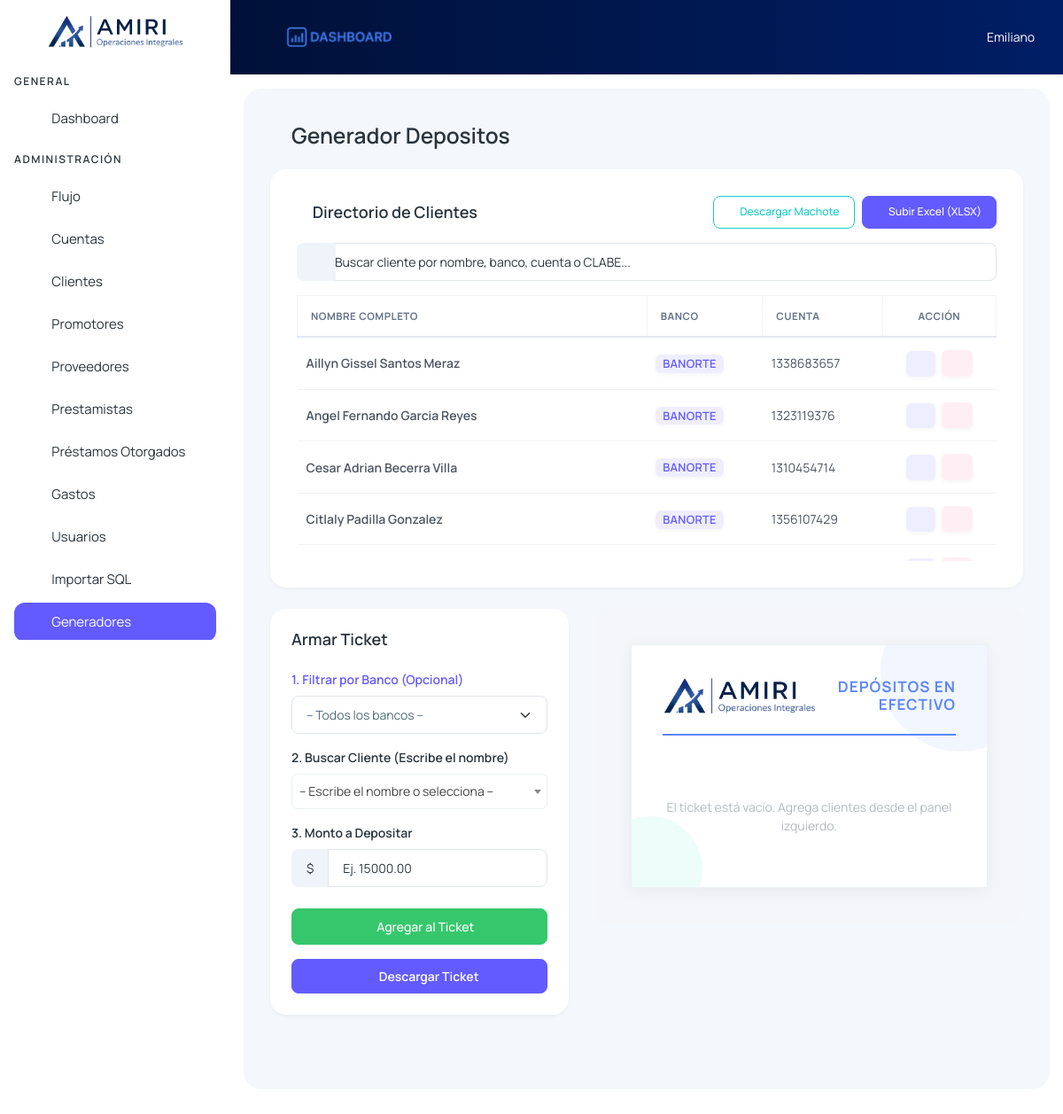
/generador-depositos.php (signed in), run on the app's committed database.
### tables this page shows
CREATE TABLE `directorio_depositos` (
  `id` int(11) NOT NULL,
  `nombre` varchar(255) NOT NULL,
  `banco` varchar(100) DEFAULT NULL,
  `cuenta` varchar(50) DEFAULT NULL,
  `clabe` varchar(50) DEFAULT NULL,
  `estado` varchar(20) DEFAULT 'activo',
  `creado_en` timestamp NOT NULL DEFAULT current_timestamp()
);

### generador-depositos.php (the view, shortened to what this page needs)
<?php
$pdo = getPDO();
$pdo->exec("CREATE TABLE IF NOT EXISTS directorio_depositos (
    id INT AUTO_INCREMENT PRIMARY KEY,
    nombre VARCHAR(255) NOT NULL,
    banco VARCHAR(100),
    cuenta VARCHAR(50),
    clabe VARCHAR(50),
    estado VARCHAR(20) DEFAULT 'activo',
    creado_en TIMESTAMP DEFAULT CURRENT_TIMESTAMP
)");
try {
    $pdo->exec("ALTER TABLE directorio_depositos ADD COLUMN estado VARCHAR(20) DEFAULT 'activo'");
} catch (PDOException $e) {}
$stmt = $pdo->query("SELECT * FROM directorio_depositos WHERE estado = 'activo' ORDER BY nombre ASC");
$clientes = $stmt->fetchAll(PDO::FETCH_ASSOC);
?>
<!DOCTYPE html>
<html lang="es">
<head>
    <link rel="stylesheet" href="src/assets/css/styles.min.css" />
    <link rel="stylesheet" href="src/assets/css/icons/tabler-icons/tabler-icons.css" />
    <link rel="stylesheet" href="src/assets/css/dark-mode.css" />
    <link rel="stylesheet" href="src/assets/css/dark-mode-extension.css" />
    <link rel="stylesheet" href="src/assets/css/layout-custom.css" />
    <link href="https://cdn.jsdelivr.net/npm/select2@4.1.0-rc.0/dist/css/select2.min.css" rel="stylesheet" />
</head>
<body>
    <div class="page-wrapper" id="main-wrapper" data-layout="vertical" data-navbarbg="skin6" data-sidebartype="full" data-sidebar-position="fixed" data-header-position="fixed">
        <?php include 'src/assets/partials/header.php'; ?>
        <?php include 'src/assets/partials/sidebar.php'; ?>
        <div class="body-wrapper">
            <div class="body-wrapper-inner">
                <div class="container-fluid" style="max-width: 1400px; margin: 0 auto;">
                    <div class="d-flex align-items-center justify-content-between mb-4 mt-2">
                        <h3 class="mb-0"><i class="ti ti-cash"></i> Generador Depositos</h3>
                    </div>
                    <div class="card shadow-sm border-0 rounded-4 mb-4">
                        <div class="card-body">
                            <div class="row align-items-center mb-3">
                                <div class="col-12 col-md-auto mb-3 mb-md-0">
                                    <h5 class="card-title fw-semibold mb-0"><i class="ti ti-users"></i> Directorio de Clientes</h5>
                                </div>
                                <div class="col-12 col-md-auto ms-md-auto">
                                    <div class="d-flex flex-column flex-md-row gap-2">
                                        <a href="src/assets/machote_clientes.xlsx" download class="btn btn-sm btn-outline-secondary px-3 py-2 text-nowrap d-flex justify-content-center align-items-center">
                                            <i class="ti ti-download me-1"></i> Descargar Machote
                                        </a>
                                        <button class="btn btn-sm btn-primary px-3 py-2 text-nowrap d-flex justify-content-center align-items-center" data-bs-toggle="modal" data-bs-target="#modalUpload">
                                            <i class="ti ti-upload me-1"></i> Subir Excel (XLSX)
                                        </button>
                                    </div>
                                </div>
                            </div>
                            <div class="input-group mb-3">
                                <span class="input-group-text bg-light text-muted border-end-0"><i class="ti ti-search"></i></span>
                                <input type="text" id="buscadorDirectorio" class="form-control border-start-0 ps-0" placeholder="Buscar cliente por nombre, banco, cuenta o CLABE...">
                            </div>
                            <div class="table-responsive" style="max-height: 300px; overflow-y: auto;">
                                <table class="table table-hover table-bordered table-directorio mb-0">
                                    <thead>
    <tr>
        <th style="position: sticky; top: 0; z-index: 10;">Nombre Completo</th>
        <th style="position: sticky; top: 0; z-index: 10;">Banco</th>
        <th style="position: sticky; top: 0; z-index: 10;">Cuenta</th>
        <th class="text-center" style="position: sticky; top: 0; z-index: 10;">Acción</th>
    </tr>
</thead>
                                    <tbody id="cuerpoDirectorio">
                                        <?php if(empty($clientes)): ?>
                                            <tr><td colspan="5" class="text-center text-muted py-4">No hay clientes en el directorio. Descarga el machote y sube tu archivo.</td></tr>
                                        <?php else: ?>
                                            <?php foreach($clientes as $c): ?>
<tr>
    <td class="fw-bold"><?= htmlspecialchars($c['nombre']) ?></td>
    <td><span class="badge bg-primary bg-opacity-10 text-primary border-0 py-1 px-2" style="font-size: 0.8rem;"><?= htmlspecialchars($c['banco']) ?></span></td>
    <td><?= htmlspecialchars($c['cuenta']) ?></td>
    <td class="text-center">
    <button class="badge bg-primary bg-opacity-10 text-primary border-0 me-1 btn-editar-cliente"
            style="padding: 8px 12px; cursor: pointer;"
            data-id="<?= $c['id'] ?>"
            data-nombre="<?= htmlspecialchars($c['nombre']) ?>"
            data-banco="<?= htmlspecialchars($c['banco']) ?>"
            data-cuenta="<?= htmlspecialchars($c['cuenta']) ?>"
            data-clabe="<?= htmlspecialchars($c['clabe']) ?>">
        <i class="ti ti-edit"></i>
    </button>
    <a href="?delete_id=<?= $c['id'] ?>" class="badge bg-danger bg-opacity-10 text-danger border-0" style="padding: 8px 12px; text-decoration: none; font-size: 0.85rem;" onclick="return confirm('¿Eliminar cliente?')">
            <i class="ti ti-trash"></i>
        </a>
</td>
</tr>
<?php endforeach; ?>
                                        <?php endif; ?>
                                    </tbody>
                                </table>
                            </div>
                        </div>
                    </div>
                    <div class="row">
                        <div class="col-lg-5 col-md-5 mb-4">
                            <div class="card shadow-sm border-0 rounded-4">
                                <div class="card-body p-4">
                                    <h5 class="card-title fw-semibold mb-4">Armar Ticket</h5>
                                    <div class="mb-3">
                                        <label class="form-label fw-semibold text-primary">1. Filtrar por Banco (Opcional)</label>
                                        <select class="form-select" id="filtroBanco">
                                            <option value="">-- Todos los bancos --</option>
                                        </select>
                                    </div>
                                    <div class="mb-3">
                                        <label class="form-label fw-semibold">2. Buscar Cliente (Escribe el nombre)</label>
                                    </div>
                                    <div class="mb-4">
                                        <label class="form-label fw-semibold">3. Monto a Depositar</label>
                                        <div class="input-group">
                                            <span class="input-group-text bg-light">$</span>
                                            <input type="text" step="0.01" class="form-control" id="inputMonto" placeholder="Ej. 15000.00">
                                        </div>
                                    </div>
                                    <button class="btn btn-success w-100 mb-3" id="btnAgregarTicket">
                                        <i class="ti ti-plus"></i> Agregar al Ticket
                                    </button>
                                    <button class="btn btn-primary w-100 py-2 fw-semibold shadow-sm" id="btnDescargar">
                                        <i class="ti ti-download me-2"></i> Descargar Ticket
                                    </button>
                                </div>
                            </div>
                        </div>
                        <div class="col-lg-7 col-md-7">
                            <div class="ticket-wrapper">
                                <div class="ticket-card" id="vistaPreviaTicket" style="position: relative; overflow: hidden;">
                                    <div style="position: absolute; top: -60px; right: -60px; width: 180px; height: 180px; background: #5D87FF; opacity: 0.08; border-radius: 50%; z-index: 0; pointer-events: none;"></div>
                                    <div style="position: absolute; bottom: -40px; left: -40px; width: 120px; height: 120px; background: #13deb9; opacity: 0.08; border-radius: 50%; z-index: 0; pointer-events: none;"></div>
                                   <div class="ticket-header" style="position: relative; z-index: 1;">
    <div class="d-flex align-items-center logo-container-ticket" style="max-width: 50%;">
        <img src="src/assets/images/logos/logo2.png" alt="Logo Amiri" class="logo-modo-claro" style="height: 45px; width: auto;" />
    </div>
    <div class="text-end" style="margin-left: 15px;">
        <div class="ticket-title">DEPÓSITOS EN EFECTIVO</div>
    </div>
</div>
                                    <div class="client-list" id="ticketItemsContainer">
                                        <div class="text-center text-muted py-4" id="placeholderTicket">
                                            <i class="ti ti-receipt fs-1 text-light"></i><br>
                                            El ticket está vacío. Agrega clientes desde el panel izquierdo.
                                        </div>
                                    </div>
                                </div>
                            </div>
                        </div>
                    </div>
                </div>
            </div>
        </div>
    </div>
</body>
</html>

### data on the page
directorio_depositos: nombre "Aillyn Gissel Santos Meraz", banco "BANORTE", cuenta "1338683657"
directorio_depositos: nombre "Angel Fernando Garcia Reyes", banco "BANORTE", cuenta "1323119376"
directorio_depositos: nombre "Cesar Adrian Becerra Villa", banco "BANORTE", cuenta "1310454714"
directorio_depositos: nombre "Citlaly Padilla Gonzalez", banco "BANORTE", cuenta "1356107429"

### other printed values
$nombre_usuario "Emiliano"
